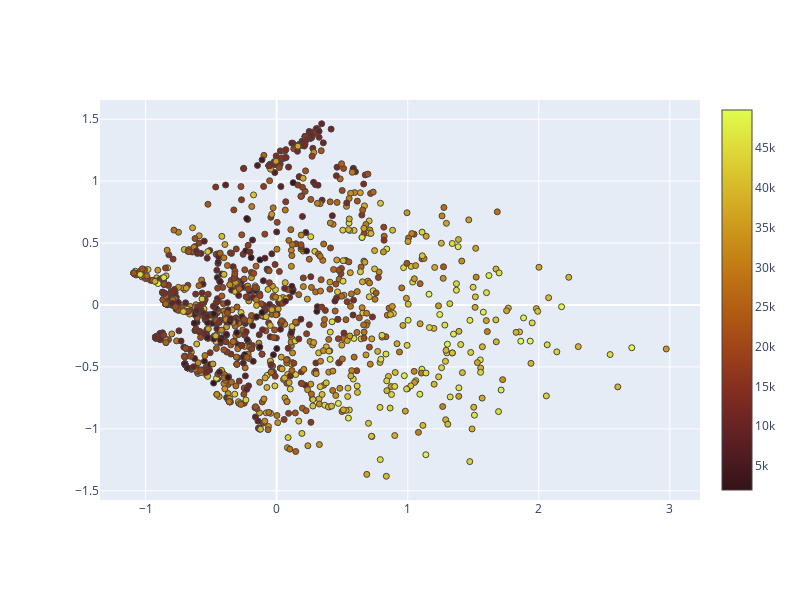
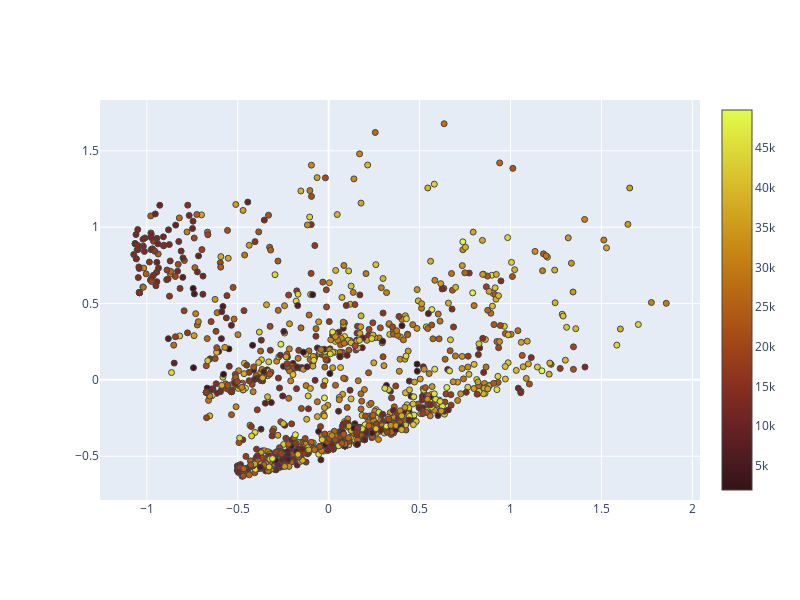
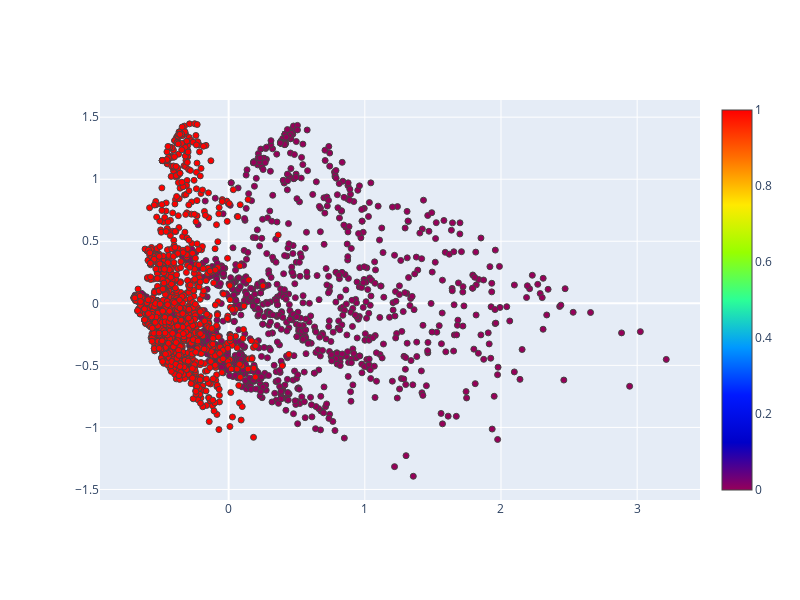

Notebook cell for these charts, in order:
### Code cell
from node2vec2rank.visualization_utils import dim_reduction, plot_embeddings

algorithm = 'pca'
n_components = 2

first_embeddings = model.node_embeddings[0]
second_embeddings = model.node_embeddings[1]
concat_embeddings = np.append(first_embeddings, second_embeddings, axis=0)

first_embeddings_red = dim_reduction(first_embeddings[:,:6], algorithm=algorithm, n_components=n_components)
second_embeddings_red = dim_reduction(second_embeddings[:,:6], algorithm=algorithm, n_components=n_components)
concat_embeddings_red = dim_reduction(concat_embeddings[:,:6], algorithm=algorithm, n_components=n_components)

plot_embeddings(first_embeddings_red, color_type='numeric', color = n2v2r_borda_ranking_pd.loc[node_names,'borda_ranks'], names=node_names)
plot_embeddings(second_embeddings_red, color_type='numeric', color = n2v2r_borda_ranking_pd.loc[node_names,'borda_ranks'], names=node_names)

num_nodes = first_embeddings_red.shape[0]
color_one = np.zeros(num_nodes)
color_two = np.ones(num_nodes)
color_concat = np.append(color_one, color_two, axis=0)

plot_embeddings(concat_embeddings_red, color=color_concat, names = np.append(node_names,node_names))

### Figure 1 — Plotly figure (JSON) as saved in the notebook; plotly's stock layout.template omitted (floating-point values rounded to 4 significant figures; data arrays with more than 128 entries replaced by an {"elided": "..."} marker saying what was removed)
{"data": [{"hovertemplate": "<b>(%{x},%{y})</b><br><b>%{text}</b><extra></extra>", "marker": {"color": {"elided": "1254 int values"}, "colorscale": [[0, "rgb(51, 19, 23)"], [0.09091, "rgb(79, 28, 33)"], [0.1818, "rgb(108, 36, 36)"], [0.2727, "rgb(135, 47, 32)"], [0.3636, "rgb(157, 66, 25)"], [0.4545, "rgb(174, 88, 20)"], [0.5455, "rgb(188, 111, 19)"], [0.6364, "rgb(199, 137, 22)"], [0.7273, "rgb(209, 164, 32)"], [0.8182, "rgb(217, 192, 44)"], [0.9091, "rgb(222, 222, 59)"], [1, "rgb(224, 253, 74)"]], "line": {"width": 1}, "showscale": true, "size": 6}, "mode": "markers", "text": {"elided": "1254 str values"}, "type": "scatter", "x": {"elided": "1254 float values"}, "y": {"elided": "1254 float values"}}], "layout": {"height": 600, "margin": {"b": 100, "l": 100, "r": 100, "t": 100}, "width": 800}}

### Figure 2 — Plotly figure (JSON) as saved in the notebook; plotly's stock layout.template omitted (floating-point values rounded to 4 significant figures; data arrays with more than 128 entries replaced by an {"elided": "..."} marker saying what was removed)
{"data": [{"hovertemplate": "<b>(%{x},%{y})</b><br><b>%{text}</b><extra></extra>", "marker": {"color": {"elided": "1254 int values"}, "colorscale": [[0, "rgb(51, 19, 23)"], [0.09091, "rgb(79, 28, 33)"], [0.1818, "rgb(108, 36, 36)"], [0.2727, "rgb(135, 47, 32)"], [0.3636, "rgb(157, 66, 25)"], [0.4545, "rgb(174, 88, 20)"], [0.5455, "rgb(188, 111, 19)"], [0.6364, "rgb(199, 137, 22)"], [0.7273, "rgb(209, 164, 32)"], [0.8182, "rgb(217, 192, 44)"], [0.9091, "rgb(222, 222, 59)"], [1, "rgb(224, 253, 74)"]], "line": {"width": 1}, "showscale": true, "size": 6}, "mode": "markers", "text": {"elided": "1254 str values"}, "type": "scatter", "x": {"elided": "1254 float values"}, "y": {"elided": "1254 float values"}}], "layout": {"height": 600, "margin": {"b": 100, "l": 100, "r": 100, "t": 100}, "width": 800}}

### Figure 3 — Plotly figure (JSON) as saved in the notebook; plotly's stock layout.template omitted (floating-point values rounded to 4 significant figures; data arrays with more than 128 entries replaced by an {"elided": "..."} marker saying what was removed)
{"data": [{"hovertemplate": "<b>(%{x},%{y})</b><br><b>%{text}</b><extra></extra>", "marker": {"color": {"elided": "2508 int values"}, "colorscale": [[0, "rgb(150,0,90)"], [0.125, "rgb(0,0,200)"], [0.25, "rgb(0,25,255)"], [0.375, "rgb(0,152,255)"], [0.5, "rgb(44,255,150)"], [0.625, "rgb(151,255,0)"], [0.75, "rgb(255,234,0)"], [0.875, "rgb(255,111,0)"], [1, "rgb(255,0,0)"]], "line": {"width": 1}, "showscale": true, "size": 6}, "mode": "markers", "text": {"elided": "2508 str values"}, "type": "scatter", "x": {"elided": "2508 float values"}, "y": {"elided": "2508 float values"}}], "layout": {"height": 600, "margin": {"b": 100, "l": 100, "r": 100, "t": 100}, "width": 800}}
